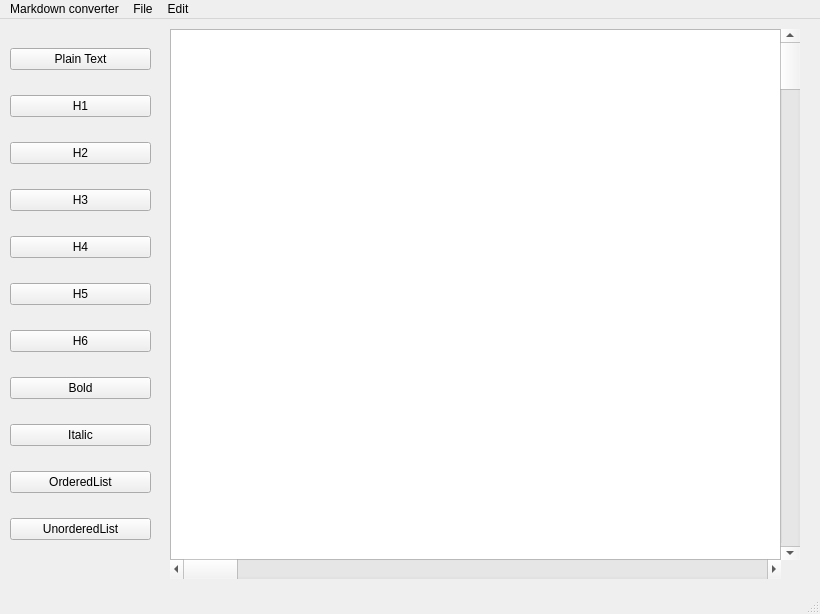
<?xml version="1.0" encoding="UTF-8"?>
<ui version="4.0">
 <class>MainWindow</class>
 <widget class="QMainWindow" name="MainWindow">
  <property name="geometry">
   <rect>
    <x>0</x>
    <y>0</y>
    <width>820</width>
    <height>614</height>
   </rect>
  </property>
  <property name="windowTitle">
   <string>MainWindow</string>
  </property>
  <widget class="QWidget" name="centralwidget">
   <widget class="QWidget" name="verticalLayoutWidget">
    <property name="geometry">
     <rect>
      <x>10</x>
      <y>10</y>
      <width>141</width>
      <height>531</height>
     </rect>
    </property>
    <layout class="QVBoxLayout" name="verticalLayout">
     <item>
      <widget class="QPushButton" name="pushButton_PlainText">
       <property name="text">
        <string>Plain Text</string>
       </property>
      </widget>
     </item>
     <item>
      <widget class="QPushButton" name="pushButton_H1">
       <property name="text">
        <string>H1</string>
       </property>
      </widget>
     </item>
     <item>
      <widget class="QPushButton" name="pushButton_H2">
       <property name="text">
        <string>H2</string>
       </property>
      </widget>
     </item>
     <item>
      <widget class="QPushButton" name="pushButton_H3">
       <property name="text">
        <string>H3</string>
       </property>
      </widget>
     </item>
     <item>
      <widget class="QPushButton" name="pushButton_H4">
       <property name="text">
        <string>H4</string>
       </property>
      </widget>
     </item>
     <item>
      <widget class="QPushButton" name="pushButton_H5">
       <property name="text">
        <string>H5</string>
       </property>
      </widget>
     </item>
     <item>
      <widget class="QPushButton" name="pushButton_H6">
       <property name="text">
        <string>H6</string>
       </property>
      </widget>
     </item>
     <item>
      <widget class="QPushButton" name="pushButton_Bold">
       <property name="text">
        <string>Bold</string>
       </property>
      </widget>
     </item>
     <item>
      <widget class="QPushButton" name="pushButton_Italic">
       <property name="text">
        <string>Italic</string>
       </property>
      </widget>
     </item>
     <item>
      <widget class="QPushButton" name="pushButton_OrderedList">
       <property name="text">
        <string>OrderedList</string>
       </property>
      </widget>
     </item>
     <item>
      <widget class="QPushButton" name="pushButton_UnorderedList">
       <property name="text">
        <string>UnorderedList</string>
       </property>
      </widget>
     </item>
    </layout>
   </widget>
   <widget class="QTextEdit" name="textEdit">
    <property name="geometry">
     <rect>
      <x>170</x>
      <y>10</y>
      <width>611</width>
      <height>531</height>
     </rect>
    </property>
   </widget>
   <widget class="QScrollBar" name="horizontalScrollBar">
    <property name="geometry">
     <rect>
      <x>170</x>
      <y>540</y>
      <width>611</width>
      <height>20</height>
     </rect>
    </property>
    <property name="orientation">
     <enum>Qt::Horizontal</enum>
    </property>
   </widget>
   <widget class="QScrollBar" name="verticalScrollBar">
    <property name="geometry">
     <rect>
      <x>780</x>
      <y>10</y>
      <width>20</width>
      <height>531</height>
     </rect>
    </property>
    <property name="orientation">
     <enum>Qt::Vertical</enum>
    </property>
   </widget>
  </widget>
  <widget class="QMenuBar" name="menubar">
   <property name="geometry">
    <rect>
     <x>0</x>
     <y>0</y>
     <width>820</width>
     <height>22</height>
    </rect>
   </property>
   <widget class="QMenu" name="menuMarkdown_converter">
    <property name="title">
     <string>Markdown converter</string>
    </property>
    <addaction name="actionAbout"/>
   </widget>
   <widget class="QMenu" name="menuFile">
    <property name="title">
     <string>File</string>
    </property>
    <addaction name="actionOpen"/>
    <addaction name="actionClose"/>
   </widget>
   <widget class="QMenu" name="menuEdit">
    <property name="title">
     <string>Edit</string>
    </property>
    <addaction name="actionSave_as_md"/>
   </widget>
   <addaction name="menuMarkdown_converter"/>
   <addaction name="menuFile"/>
   <addaction name="menuEdit"/>
  </widget>
  <widget class="QStatusBar" name="statusbar"/>
  <action name="actionAbout">
   <property name="text">
    <string>About</string>
   </property>
  </action>
  <action name="actionOpen">
   <property name="text">
    <string>Open</string>
   </property>
  </action>
  <action name="actionClose">
   <property name="text">
    <string>Close</string>
   </property>
  </action>
  <action name="actionSave_as_md">
   <property name="text">
    <string>Save as .md</string>
   </property>
  </action>
 </widget>
 <resources/>
 <connections/>
</ui>
